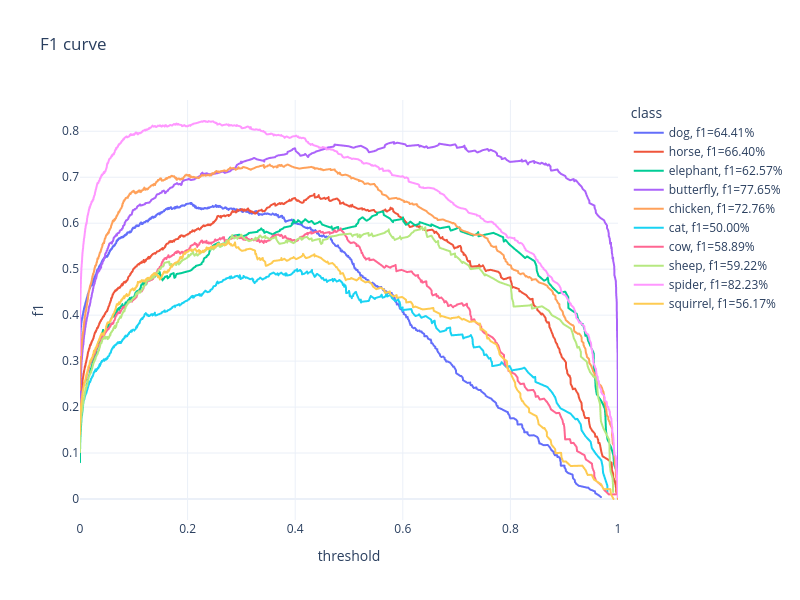

The notebook cell this image was saved under:
### Code cell
df = pd.DataFrame(df_dict)
px.line(df, x='threshold', y='f1', color='class', 
        width=800, height=600, title="F1 curve")

### Figure 1 — Plotly figure (JSON) as saved in the notebook; plotly's stock layout.template omitted (floating-point values rounded to 4 significant figures; data arrays with more than 128 entries replaced by an {"elided": "..."} marker saying what was removed)
{"data": [{"hovertemplate": "class=dog, f1=64.41%<br>threshold=%{x}<br>f1=%{y}<extra></extra>", "legendgroup": "dog, f1=64.41%", "line": {"color": "#636efa", "dash": "solid"}, "marker": {"symbol": "circle"}, "mode": "lines", "name": "dog, f1=64.41%", "showlegend": true, "type": "scattergl", "x": {"elided": "2421 float values"}, "xaxis": "x", "y": {"elided": "2421 float values"}, "yaxis": "y"}, {"hovertemplate": "class=horse, f1=66.40%<br>threshold=%{x}<br>f1=%{y}<extra></extra>", "legendgroup": "horse, f1=66.40%", "line": {"color": "#EF553B", "dash": "solid"}, "marker": {"symbol": "circle"}, "mode": "lines", "name": "horse, f1=66.40%", "showlegend": true, "type": "scattergl", "x": {"elided": "2421 float values"}, "xaxis": "x", "y": {"elided": "2421 float values"}, "yaxis": "y"}, {"hovertemplate": "class=elephant, f1=62.57%<br>threshold=%{x}<br>f1=%{y}<extra></extra>", "legendgroup": "elephant, f1=62.57%", "line": {"color": "#00cc96", "dash": "solid"}, "marker": {"symbol": "circle"}, "mode": "lines", "name": "elephant, f1=62.57%", "showlegend": true, "type": "scattergl", "x": {"elided": "2421 float values"}, "xaxis": "x", "y": {"elided": "2421 float values"}, "yaxis": "y"}, {"hovertemplate": "class=butterfly, f1=77.65%<br>threshold=%{x}<br>f1=%{y}<extra></extra>", "legendgroup": "butterfly, f1=77.65%", "line": {"color": "#ab63fa", "dash": "solid"}, "marker": {"symbol": "circle"}, "mode": "lines", "name": "butterfly, f1=77.65%", "showlegend": true, "type": "scattergl", "x": {"elided": "2419 float values"}, "xaxis": "x", "y": {"elided": "2419 float values"}, "yaxis": "y"}, {"hovertemplate": "class=chicken, f1=72.76%<br>threshold=%{x}<br>f1=%{y}<extra></extra>", "legendgroup": "chicken, f1=72.76%", "line": {"color": "#FFA15A", "dash": "solid"}, "marker": {"symbol": "circle"}, "mode": "lines", "name": "chicken, f1=72.76%", "showlegend": true, "type": "scattergl", "x": {"elided": "2421 float values"}, "xaxis": "x", "y": {"elided": "2421 float values"}, "yaxis": "y"}, {"hovertemplate": "class=cat, f1=50.00%<br>threshold=%{x}<br>f1=%{y}<extra></extra>", "legendgroup": "cat, f1=50.00%", "line": {"color": "#19d3f3", "dash": "solid"}, "marker": {"symbol": "circle"}, "mode": "lines", "name": "cat, f1=50.00%", "showlegend": true, "type": "scattergl", "x": {"elided": "2420 float values"}, "xaxis": "x", "y": {"elided": "2420 float values"}, "yaxis": "y"}, {"hovertemplate": "class=cow, f1=58.89%<br>threshold=%{x}<br>f1=%{y}<extra></extra>", "legendgroup": "cow, f1=58.89%", "line": {"color": "#FF6692", "dash": "solid"}, "marker": {"symbol": "circle"}, "mode": "lines", "name": "cow, f1=58.89%", "showlegend": true, "type": "scattergl", "x": {"elided": "2421 float values"}, "xaxis": "x", "y": {"elided": "2421 float values"}, "yaxis": "y"}, {"hovertemplate": "class=sheep, f1=59.22%<br>threshold=%{x}<br>f1=%{y}<extra></extra>", "legendgroup": "sheep, f1=59.22%", "line": {"color": "#B6E880", "dash": "solid"}, "marker": {"symbol": "circle"}, "mode": "lines", "name": "sheep, f1=59.22%", "showlegend": true, "type": "scattergl", "x": {"elided": "2421 float values"}, "xaxis": "x", "y": {"elided": "2421 float values"}, "yaxis": "y"}, {"hovertemplate": "class=spider, f1=82.23%<br>threshold=%{x}<br>f1=%{y}<extra></extra>", "legendgroup": "spider, f1=82.23%", "line": {"color": "#FF97FF", "dash": "solid"}, "marker": {"symbol": "circle"}, "mode": "lines", "name": "spider, f1=82.23%", "showlegend": true, "type": "scattergl", "x": {"elided": "2421 float values"}, "xaxis": "x", "y": {"elided": "2421 float values"}, "yaxis": "y"}, {"hovertemplate": "class=squirrel, f1=56.17%<br>threshold=%{x}<br>f1=%{y}<extra></extra>", "legendgroup": "squirrel, f1=56.17%", "line": {"color": "#FECB52", "dash": "solid"}, "marker": {"symbol": "circle"}, "mode": "lines", "name": "squirrel, f1=56.17%", "showlegend": true, "type": "scattergl", "x": {"elided": "2421 float values"}, "xaxis": "x", "y": {"elided": "2421 float values"}, "yaxis": "y"}], "layout": {"height": 600, "legend": {"title": {"text": "class"}, "tracegroupgap": 0}, "title": {"text": "F1 curve"}, "width": 800, "xaxis": {"anchor": "y", "domain": [0, 1], "title": {"text": "threshold"}}, "yaxis": {"anchor": "x", "domain": [0, 1], "title": {"text": "f1"}}}}
